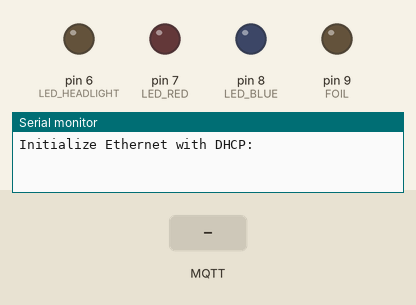
Recording of a sketch running on a simulated Arduino Uno, built for the host (arithmetic inside an expression is 32-bit, double 64-bit). On the bench: output pins drawn as LEDs (lit = HIGH), the last lines printed to the serial monitor. Inputs (shaded band) come from the test bench. WiFi joins after 1.5 s; servers stay silent unless stated; no MQTT or app messages arrive unless stated.

Above: at 0.1 s.
At 2.7 s:
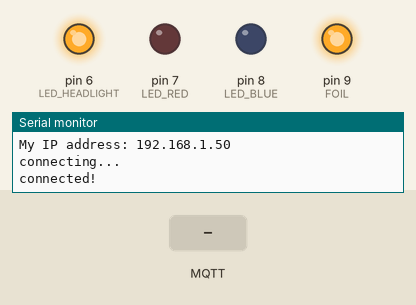
2.8 s: MQTT message "0" arrives on the first subscribed topic
At 8.0 s:
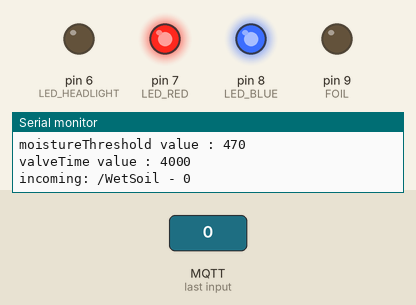
8.4 s: MQTT message "on" arrives on the first subscribed topic
11.0 s: MQTT message "0" arrives on the second subscribed topic
Timing chart, 0 to 21.0 s (numbered marks = the images above; inputs shaded):
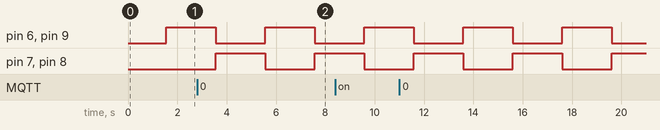

The sketch:

LED3-FOIL-SHIFTR.ino
```cpp
/*
  Blink

  Turns an LED on for one second, then off for one second, repeatedly.

This program blinks the 2 high powered LEDs - headlight, and foil at 2 second intervals

AND

// This example uses an Arduino Uno together with
// an Ethernet Shield to connect to shiftr.io.
// It also automatically asks for an IP address. This code was taken from
// EXAMPLES/Ethernet/DhcpAddressPrinter
//
// You can see the information here"
// https://shiftr.io/buddadweet/Foresta-Inclusive
//
// by Joël Gähwiler
// https://github.com/256dpi/arduino-mqtt
*/

#include <Ethernet.h>
#include <MQTT.h>
#include <SPI.h> //from DhcpAddressPrinter

    // from DhcpAddressPrinter
                byte mac[] = {
                  0x00, 0xAA, 0xBB, 0xCC, 0xDE, 0x03 /*change mac address so it is different from the programme
                  on send arduino */
                };
    // end from DhcpAddressPrinter

EthernetClient net;
MQTTClient client;

unsigned long lastMillis = 0;
int moistureReading = 0;   // This is for the received sensor value sent by shiftr
int lightReading = 0;   // This is for the received sensor value sent by shiftr
int temperatureReading = 0;   // This is for the received sensor value sent by shiftr

int moistureThreshold = 470;  // This holds the threshold for the soil - change here and reupload
int valveTime = 4000;  // The amount of time between each time the valve is actuated (seconds)

void connect() {
  Serial.print("connecting...");
  while (!client.connect("Foresta-InclusiveRECEIVE3SENSORS", "83aa4496", "02ffd19115bcd0ed")) {
    Serial.print(".");
    delay(1000);
  }

  Serial.println("\nconnected!");  //  '/n' means start at new line

  client.subscribe("/WetSoil");  //     '/' all names start with a slash
  //client.unsubscribe("/WetSoil");
  client.subscribe("/Light");  //     '/' all names start with a slash
  client.subscribe("/Temperature");  //     '/' all names start with a slash
}

void messageReceived(String &topic, String &payload) {   // string is a type of variable - a series of characters (topic= /WetSoil  payload= the value
  moistureReading = payload.toInt(); // this translates the payload string into and integer, which is now stored in moistureReading
  Serial.println("incoming: " + topic + " - " + payload);  // see serial - this is how the information is displayed
  //Serial.print("Sensor Value: ");//prints sensorValue
  //Serial.println(moistureReading);//prints sensorValue
}

void messageReceived1(String &topic, String &payload) {   // string is a type of variable - a series of characters (topic= /WetSoil  payload= the value
  lightReading = payload.toInt(); // this translates the payload string into and integer, which is now stored in lightReading
  Serial.println("incoming: " + topic + " - " + payload);  // see serial - this is how the information is displayed
  //Serial.print("Sensor Value: ");//prints sensorValue
  //Serial.println(lightReading);//prints sensorValue
}

void messageReceived2(String &topic, String &payload) {   // string is a type of variable - a series of characters (topic= /WetSoil  payload= the value
  temperatureReading = payload.toInt(); // this translates the payload string into and integer, which is now stored in temperatureReading
  Serial.println("incoming: " + topic + " - " + payload);  // see serial - this is how the information is displayed
  //Serial.print("Sensor Value: ");//prints sensorValue
  //Serial.println(temperatureReading);//prints sensorValue
}

int LED_BLUE=8; //declares pin variables
int LED_RED=7;
int LED_HEADLIGHT=6;
int FOIL=9;


// the setup function runs once when you press reset or power the board
void setup() {

  Serial.begin(9600);

  // initialize digital pin LED_BUILTIN as an output.
  pinMode(LED_BLUE, OUTPUT); //LED_BLUE  - declares pins as output
  pinMode(LED_RED, OUTPUT); //LED_RED
  pinMode(LED_HEADLIGHT, OUTPUT); //LED_HEADLIGHT
  pinMode(FOIL, OUTPUT); //FOIL

      // from DhcpAddressPrinter
                   // start the Ethernet connection:
                    Serial.println("Initialize Ethernet with DHCP:");
                    if (Ethernet.begin(mac) == 0) {
                      Serial.println("Failed to configure Ethernet using DHCP");
                      if (Ethernet.hardwareStatus() == EthernetNoHardware) {
                        Serial.println("Ethernet shield was not found.  Sorry, can't run without hardware. :(");
                      } else if (Ethernet.linkStatus() == LinkOFF) {
                        Serial.println("Ethernet cable is not connected.");
                      }
                      // no point in carrying on, so do nothing forevermore:
                     while (true) {
                        delay(1);
                      }
                    }
                    // print your local IP address:
                    Serial.print("My IP address: ");
                    Serial.println(Ethernet.localIP());
    // end from DhcpAddressPrinter

  // Note: Local domain names (e.g. "Computer.local" on OSX) are not supported by Arduino.
  // You need to set the IP address directly.
  client.begin("broker.shiftr.io", net);
  client.onMessage(messageReceived);  // call this function (message received) whenever there is a message
  client.onMessage(messageReceived1);  // call this function (message received) whenever there is a message
  client.onMessage(messageReceived2);  // call this function (message received) whenever there is a message

  connect();
}

// the loop function runs over and over again forever
void loop() {
  digitalWrite(LED_BLUE, !LOW);  // these leds start high - so sets to low
  digitalWrite(LED_RED, !LOW);

  client.loop();

  digitalWrite(LED_BLUE, !HIGH);   // turn the LED on (LOW turns these LEDs on - but the ! before the HIGH flips = LOW)
  digitalWrite(LED_RED, !HIGH);   // turn the LED on (LOW turns these LEDs on - but the ! before the HIGH flips = LOW)
  digitalWrite(LED_HEADLIGHT, HIGH);   // turn the LED on (HIGH is the voltage level)
  digitalWrite(FOIL, HIGH);   // turn the LED on (HIGH is the voltage level)
  delay(2000);                       // wait for a second
  digitalWrite(LED_BLUE, !LOW);    // turn the LED off by making the voltage !LOW
  digitalWrite(LED_RED, !LOW);    // turn the LED off by making the voltage !LOW
  digitalWrite(LED_HEADLIGHT, LOW);    // turn the LED off by making the voltage LOW
  digitalWrite(FOIL, LOW);    // turn the LED off by making the voltage LOW
  delay(2000);                       // wait for a second

    // This sends the threshold value to the wifi module
  if (millis() - lastMillis > 1000) {
    lastMillis = millis();
    client.publish("/NewThreshold", String(moistureThreshold)); // sending to shiftr client.publish("NewThreshold", String(moistureThreshold)); // sending to shiftr
    Serial.print("moistureThreshold value : ");
    Serial.println(moistureThreshold);
    client.publish("/ValveTime", String(valveTime));
    Serial.print("valveTime value : ");
    Serial.println(valveTime);
  }

      // from DhcpAddressPrinter
                        switch (Ethernet.maintain()) {
                        case 1:
                          //renewed fail
                          Serial.println("Error: renewed fail");
                          break;

                        case 2:
                          //renewed success
                          Serial.println("Renewed success");
                          //print your local IP address:
                          Serial.print("My IP address: ");
                          Serial.println(Ethernet.localIP());
                          break;

                        case 3:
                          //rebind fail
                          Serial.println("Error: rebind fail");
                          break;

                        case 4:
                          //rebind success
                          Serial.println("Rebind success");
                          //print your local IP address:
                          Serial.print("My IP address: ");
                          Serial.println(Ethernet.localIP());
                          break;

                        default:
                          //nothing happened
                          break;

                      }
      // end from DhcpAddressPrinter

}
```

Measured:
- by itself, pin 6 (LED_HEADLIGHT), pin 7 (LED_RED), pin 8 (LED_BLUE), pin 9 (FOIL): alternates HIGH for 2.0 s and LOW for 2.0 s
